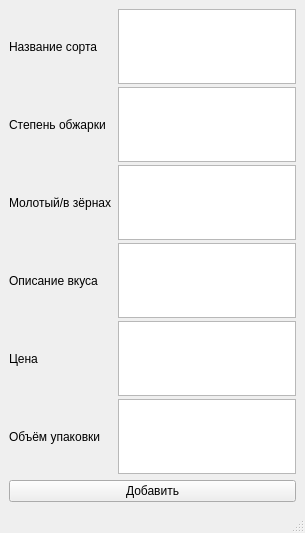
<?xml version="1.0" encoding="UTF-8"?>
<ui version="4.0">
 <class>addEditCoffeeForm</class>
 <widget class="QMainWindow" name="addEditCoffeeForm">
  <property name="geometry">
   <rect>
    <x>0</x>
    <y>0</y>
    <width>305</width>
    <height>533</height>
   </rect>
  </property>
  <property name="minimumSize">
   <size>
    <width>0</width>
    <height>0</height>
   </size>
  </property>
  <property name="maximumSize">
   <size>
    <width>16777215</width>
    <height>16777215</height>
   </size>
  </property>
  <property name="windowTitle">
   <string>Добавить кофе</string>
  </property>
  <widget class="QWidget" name="centralwidget">
   <layout class="QGridLayout" name="gridLayout_2">
    <item row="0" column="0">
     <layout class="QVBoxLayout" name="verticalLayout">
      <item>
       <layout class="QGridLayout" name="gridLayout">
        <property name="horizontalSpacing">
         <number>6</number>
        </property>
        <property name="verticalSpacing">
         <number>3</number>
        </property>
        <item row="0" column="0">
         <widget class="QLabel" name="label">
          <property name="text">
           <string>Название сорта</string>
          </property>
         </widget>
        </item>
        <item row="1" column="0">
         <widget class="QLabel" name="label_2">
          <property name="text">
           <string>Степень обжарки</string>
          </property>
         </widget>
        </item>
        <item row="2" column="0">
         <widget class="QLabel" name="label_3">
          <property name="text">
           <string>Молотый/в зёрнах</string>
          </property>
         </widget>
        </item>
        <item row="3" column="0">
         <widget class="QLabel" name="label_4">
          <property name="text">
           <string>Описание вкуса</string>
          </property>
         </widget>
        </item>
        <item row="4" column="0">
         <widget class="QLabel" name="label_5">
          <property name="text">
           <string>Цена</string>
          </property>
         </widget>
        </item>
        <item row="5" column="0">
         <widget class="QLabel" name="label_6">
          <property name="text">
           <string>Объём упаковки</string>
          </property>
         </widget>
        </item>
        <item row="0" column="1">
         <widget class="QPlainTextEdit" name="type">
          <property name="sizePolicy">
           <sizepolicy hsizetype="Expanding" vsizetype="Preferred">
            <horstretch>0</horstretch>
            <verstretch>0</verstretch>
           </sizepolicy>
          </property>
         </widget>
        </item>
        <item row="1" column="1">
         <widget class="QPlainTextEdit" name="degree">
          <property name="sizePolicy">
           <sizepolicy hsizetype="Expanding" vsizetype="Preferred">
            <horstretch>0</horstretch>
            <verstretch>0</verstretch>
           </sizepolicy>
          </property>
         </widget>
        </item>
        <item row="2" column="1">
         <widget class="QPlainTextEdit" name="in_what">
          <property name="sizePolicy">
           <sizepolicy hsizetype="Expanding" vsizetype="Preferred">
            <horstretch>0</horstretch>
            <verstretch>0</verstretch>
           </sizepolicy>
          </property>
         </widget>
        </item>
        <item row="3" column="1">
         <widget class="QPlainTextEdit" name="description">
          <property name="sizePolicy">
           <sizepolicy hsizetype="Expanding" vsizetype="Preferred">
            <horstretch>0</horstretch>
            <verstretch>0</verstretch>
           </sizepolicy>
          </property>
         </widget>
        </item>
        <item row="4" column="1">
         <widget class="QPlainTextEdit" name="price">
          <property name="sizePolicy">
           <sizepolicy hsizetype="Expanding" vsizetype="Preferred">
            <horstretch>0</horstretch>
            <verstretch>0</verstretch>
           </sizepolicy>
          </property>
         </widget>
        </item>
        <item row="5" column="1">
         <widget class="QPlainTextEdit" name="amount">
          <property name="sizePolicy">
           <sizepolicy hsizetype="Expanding" vsizetype="Preferred">
            <horstretch>0</horstretch>
            <verstretch>0</verstretch>
           </sizepolicy>
          </property>
         </widget>
        </item>
       </layout>
      </item>
      <item>
       <widget class="QPushButton" name="btn_add_or_edit">
        <property name="sizePolicy">
         <sizepolicy hsizetype="Preferred" vsizetype="Fixed">
          <horstretch>0</horstretch>
          <verstretch>0</verstretch>
         </sizepolicy>
        </property>
        <property name="text">
         <string>Добавить</string>
        </property>
       </widget>
      </item>
     </layout>
    </item>
   </layout>
  </widget>
  <widget class="QMenuBar" name="menubar">
   <property name="geometry">
    <rect>
     <x>0</x>
     <y>0</y>
     <width>305</width>
     <height>21</height>
    </rect>
   </property>
  </widget>
  <widget class="QStatusBar" name="statusbar"/>
 </widget>
 <resources/>
 <connections/>
</ui>
